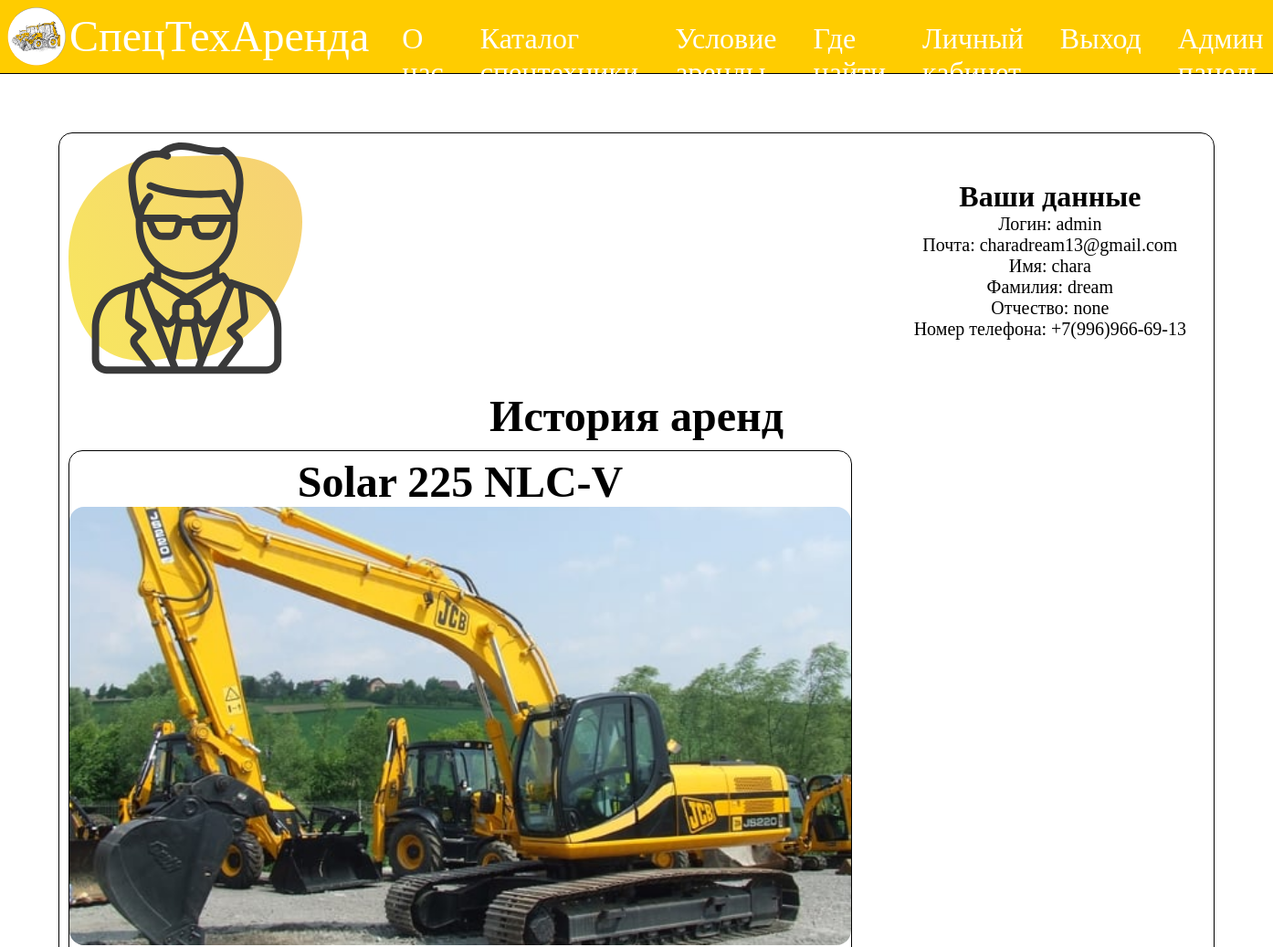
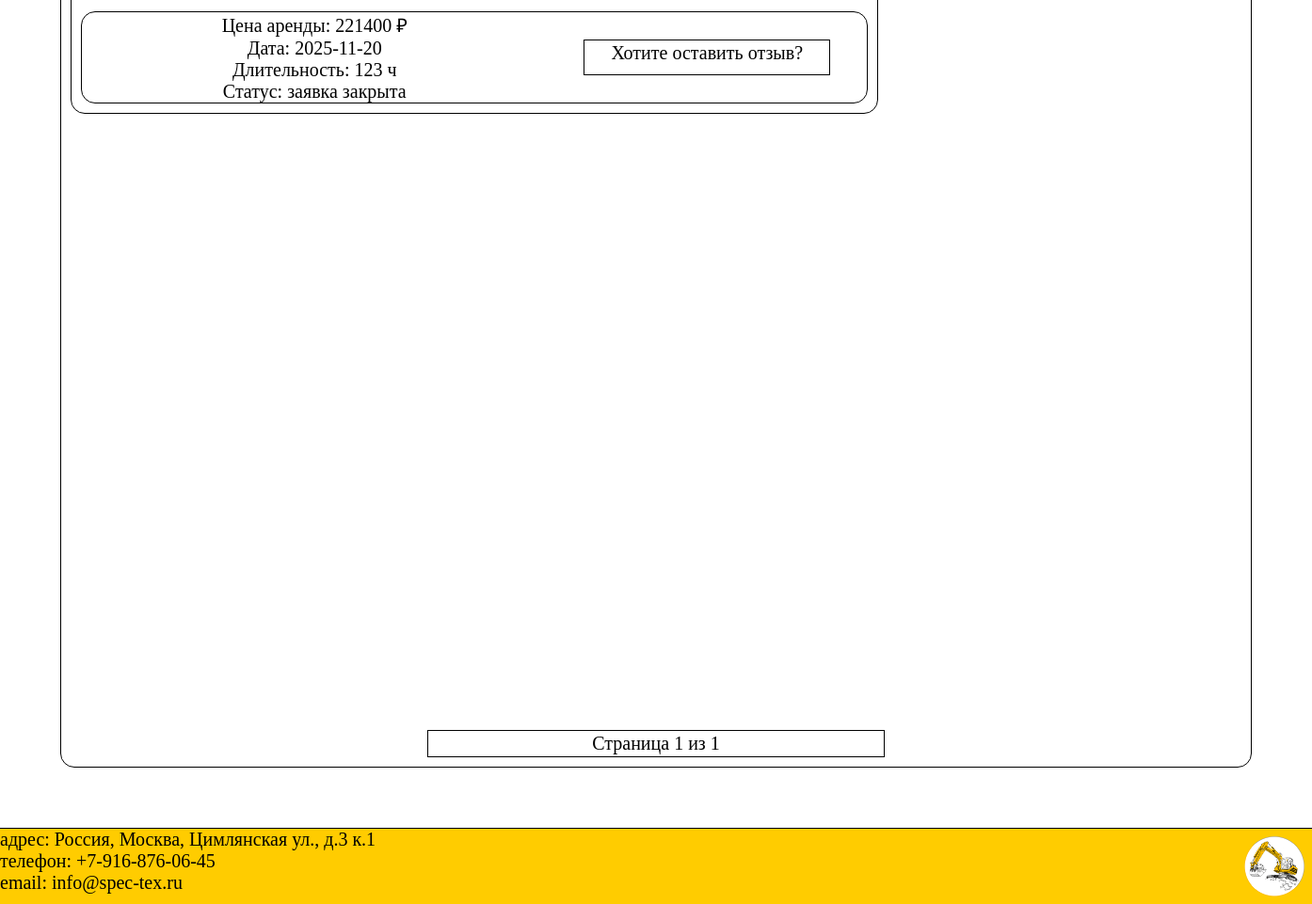
The page /main/lk.php (signed in) on the database its author committed (2 pictures, top to bottom).
### tables this page shows
CREATE TABLE IF NOT EXISTS `Rent` (
  `id_rent` int(11) NOT NULL AUTO_INCREMENT,
  `id_user` int(11) NOT NULL,
  `id_product` int(11) NOT NULL,
  `price` int(11) NOT NULL,
  `date` date DEFAULT NULL,
  `time` int(11) DEFAULT NULL,
  `id_status` int(11) DEFAULT NULL,
  `id_moder_status` int(11) DEFAULT NULL,
  PRIMARY KEY (`id_rent`),
  KEY `id_user` (`id_user`),
  KEY `id_product` (`id_product`),
  KEY `id_status` (`id_status`),
  KEY `id_moder_status` (`id_moder_status`)
);

CREATE TABLE IF NOT EXISTS `Products` (
  `id_product` int(11) NOT NULL AUTO_INCREMENT,
  `name_product` varchar(255) NOT NULL,
  `photo` varchar(255) DEFAULT NULL,
  `price` int(11) NOT NULL,
  `weight` int(11) DEFAULT NULL,
  `bucket_volume` text NOT NULL,
  `digging_depth` text NOT NULL,
  `engine_power` text NOT NULL,
  `dimensions` text NOT NULL,
  `speed` int(11) NOT NULL,
  `available` tinyint(1) DEFAULT '1',
  `id_type` int(11) DEFAULT NULL,
  PRIMARY KEY (`id_product`),
  KEY `fk_product_type` (`id_type`)
);

### main/lk.php (the view, shortened to what this page needs)
<?php
require_once '../code/db.php';
$current_user_id = $_SESSION['id_user'];
$page = isset($_GET['page']) ? max(1, (int)$_GET['page']) : 1;
$per_page = 4;
$offset = ($page - 1) * $per_page;
$sql = "SELECT Rent.id_rent, Rent.price AS rent_price, Rent.date, Rent.time, Rent.id_status, Products.name_product, Products.photo
        FROM Rent
        JOIN Products ON Rent.id_product = Products.id_product
        WHERE Rent.id_user = ?
        ORDER BY Rent.date DESC
        LIMIT ?, ?";
$stmt = $connect->prepare($sql);
$stmt->bind_param('iii', $current_user_id, $offset, $per_page);
$stmt->execute();
$rent_items = array();
$stmt->bind_result($rent_id, $rent_price, $rent_date, $rent_time, $rent_status, $product_name, $product_photo);
while ($stmt->fetch()) {
    $rent_items[] = array(
        'id_rent' => $rent_id,
        'rent_price' => $rent_price,
        'date' => $rent_date,
        'time' => $rent_time,
        'id_status' => $rent_status,
        'name_product' => $product_name,
        'photo' => $product_photo
    );
}
$count_sql = "SELECT COUNT(*) FROM Rent WHERE id_user = ?";
$count_stmt = $connect->prepare($count_sql);
$count_stmt->bind_param('i', $current_user_id);
$count_stmt->execute();
$total_count = 0;
$count_stmt->bind_result($total_count);
$total_pages = max(1, ceil($total_count / $per_page));
require_once '../header_and_footer/header.php';
?>
<div class="site_content">
    <div class="container">
        <div class="container_lk">
            <img src="../media/prem/ben-1.svg" alt="User Avatar">
            <div>
                <h1>Ваши данные</h1>
                <p>Логин: <?= htmlspecialchars($_SESSION['login']) ?></p>
                <p>Почта: <?= htmlspecialchars($_SESSION['email']) ?></p>
                <p>Имя: <?= htmlspecialchars($_SESSION['first_name']) ?></p>
                <p>Фамилия: <?= htmlspecialchars($_SESSION['last_name']) ?></p>
                <p>Отчество: <?= htmlspecialchars($_SESSION['patronymic']) ?></p>
                <p>Номер телефона: <?= htmlspecialchars($_SESSION['phone']) ?></p>
            </div>
        </div>
        <h2>История аренд</h2>
        <div class="container_catalog">
            <?php if (count($rent_items) > 0): ?>
                <?php foreach ($rent_items as $row): ?>
                    <article class="card">
                        <h2><?= htmlspecialchars($row['name_product']) ?></h2>
                        <img src="<?= htmlspecialchars($row['photo']) ?>" alt="Фото товара">
                        <div class="container_flex">
                            <div>
                                <p>Цена аренды: <?= htmlspecialchars($row['rent_price']) ?> ₽</p>
                                <p>Дата: <?= htmlspecialchars($row['date']) ?></p>
                                <p>Длительность: <?= htmlspecialchars($row['time']) ?> ч</p>
                                <p>Статус:
                                    <?php
                                        switch ($row['id_status']) {
                                            case 2:
                                                echo "заявка закрыта";
                                                break;
                                        }
                                    ?>
                                </p>
                            </div>
                            <?php if ($row['id_status'] > 1): ?>
                                <a href="reviews.php?id_rent=<?= urlencode($row['id_rent']) ?>" class="button">Хотите оставить отзыв?</a>
                            <?php endif; ?>
                        </div>
                    </article>
                <?php endforeach; ?>
                <?php else: ?>
                <p>У вас не было аренд</p>
            <?php endif; ?>
        </div>
        <div class="pagination">
            <span>Страница <?= $page ?> из <?= $total_pages ?></span>
        </div>
    </div>
</div>
<?php
require_once '../header_and_footer/footer.php';
?>

### code/all.php (style rules this page uses)
* { margin: 0px; padding: 0px; border: 0px; }
:root { --yellow:#ffcc00; --white:#ffffff; --black:#000000; }
h2 { font-family: "h_text"; font-size: 48px; margin-top: 6px; }
p, label, a, input, select, span { font-family: "p_text"; font-size: 20px; margin: auto; }
img { width: 50%; border-radius: 16px; }
.site_content { max-width: 1920px; margin: 64px auto; display: flex; flex-direction: column; min-height: 792px; gap: 64px; }
.pagination { margin: 10px auto; border: 1px solid var(--black); padding: 2px; width: 480px; display: flex; gap: 10px; }
.container { width: 100%-48px; border: 1px solid var(--black); border-radius:15px; display: flex; text-align: center; flex-direction: column; margin: auto 64px; }
.card { border: 1px solid var(--black); border-radius:15px; }
.container_flex { display: flex; justify-content:space-between; border: 1px solid var(--black); border-radius:15px; margin: 10px; }
.container_flex div { width: 50%; margin: auto; }
.container_lk { display: flex; justify-content:space-between; margin: 10px; }
.container_lk img { width: 256px; }
.container_lk div { margin: auto 20px; }
.container_catalog { display: grid; grid-template-columns: repeat(2, 1fr); grid-template-rows: repeat(2, 1fr); margin: 10px; gap: 10px; height: 1300px; }
.container_catalog img { width: 856px; height: 480px; object-fit: cover; }
.button { border: 1px solid var(--black); padding: 2px; height: 32px; width: 256px; margin: auto; text-decoration: none; color: var(--black) }

### rows shown on the page
rent: id_product.name_product "Solar 225 NLC-V", id_product.photo (picture), price "221400", date "2025-11-20", time "123", shows "заявка закрыта"

### other values the page prints
$_SESSION['login'] "admin"
$_SESSION['email'] "charadream13@gmail.com"
$_SESSION['first_name'] "chara"
$_SESSION['last_name'] "dream"
$_SESSION['patronymic'] "none"
$_SESSION['phone'] "+7(996)966-69-13"
$page "1"
$total_pages "1"
